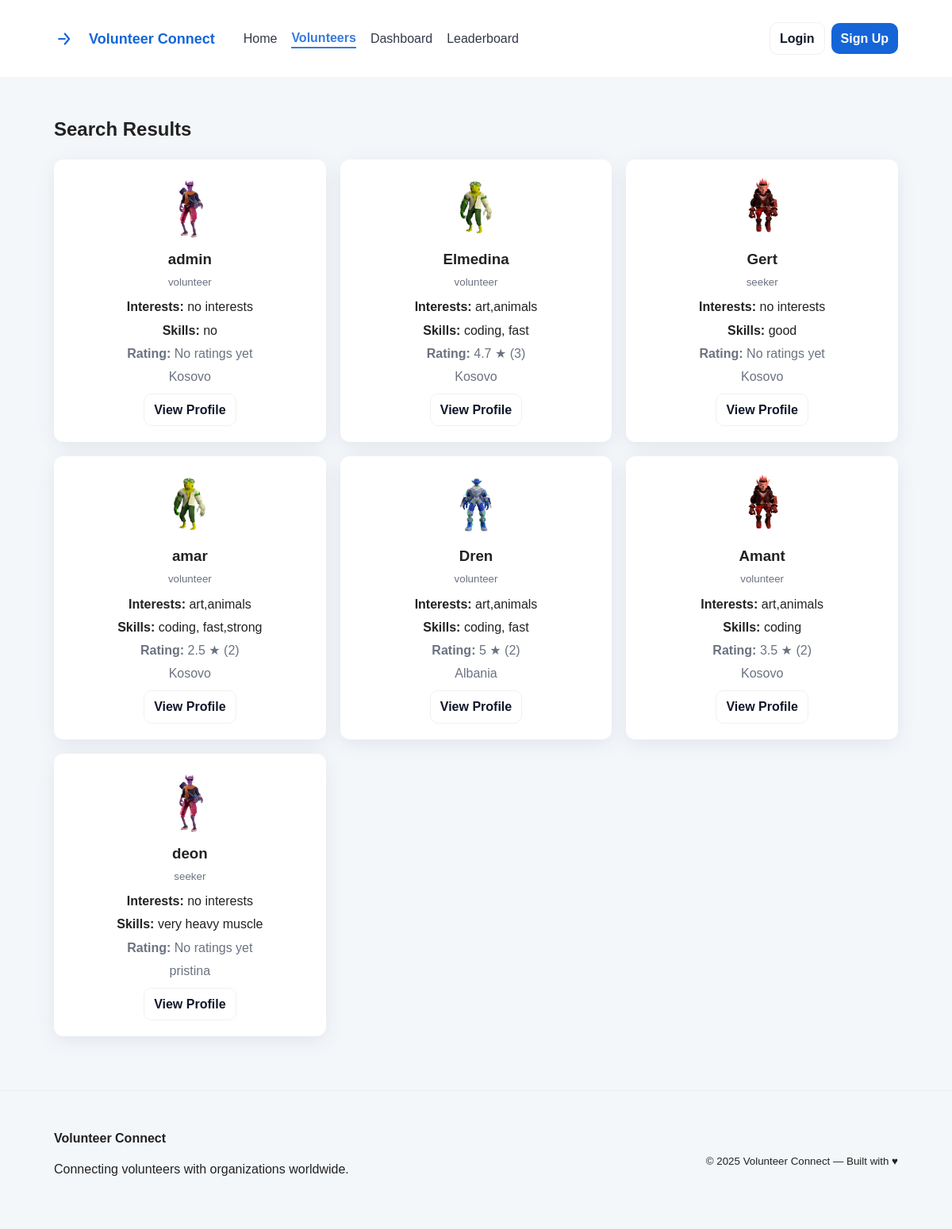
The app's page /public/search.php with its own data.
### tables this page shows
CREATE TABLE `users` (
  `id` int(11) NOT NULL,
  `email` varchar(255) NOT NULL,
  `password` varchar(255) NOT NULL,
  `user_type` enum('volunteer','seeker') NOT NULL,
  `name` varchar(120) DEFAULT NULL,
  `interests` text DEFAULT NULL,
  `skills` text DEFAULT NULL,
  `bio` text DEFAULT NULL,
  `location` varchar(255) DEFAULT NULL,
  `photo` varchar(255) DEFAULT NULL,
  `created_at` timestamp NOT NULL DEFAULT current_timestamp(),
  `is_admin` tinyint(1) DEFAULT 0,
  `availability` varchar(50) DEFAULT NULL
);

### includes/init.php (called while the page is built, shortened)
<?php
function e($str) {
    return htmlspecialchars($str, ENT_QUOTES, 'UTF-8');
}
function is_logged_in() {
    return isset($_SESSION['user_id']);
}
function current_user($pdo) {
    if (!is_logged_in()) return null;
    $stmt = $pdo->prepare('SELECT * FROM users WHERE id = ?');
    $stmt->execute([$_SESSION['user_id']]);
    $user = $stmt->fetch();
    return $user;
}

### public/search.php (the view, shortened to what this page needs)
<?php
require_once __DIR__ . '/../includes/init.php';
require_once __DIR__ . '/../includes/header.php';
$params = [];
$sql = 'SELECT id,name,user_type,interests,skills,location,photo FROM users';
$sql .= ' ORDER BY created_at DESC LIMIT 200';
$stmt = $pdo->prepare($sql);
$stmt->execute($params);
$results = $stmt->fetchAll();
?>
<div class="vc-container">
  <h2 style="margin-bottom:20px;">Search Results</h2>
  <?php if (!$results): ?>
      <p>No results found.</p>
  <?php else: ?>
      <div class="results-grid" style="display:grid;grid-template-columns:repeat(auto-fill,minmax(280px,1fr));gap:18px;">
      <?php foreach ($results as $r):
            $stmt2 = $pdo->prepare('SELECT AVG(rating) as avg_rating, COUNT(*) as total FROM ratings WHERE volunteer_id=?');
            $stmt2->execute([$r['id']]);
            $rating_data = $stmt2->fetch();
            $avg_rating = round($rating_data['avg_rating'],1);
            $total_ratings = $rating_data['total'];
      ?>
          <div class="volunteer-card" style="background:var(--card);border-radius:var(--radius);box-shadow:var(--shadow);padding:20px;display:flex;flex-direction:column;align-items:center;text-align:center;transition:transform 0.2s;">
            <img src="uploads/avatars/<?php echo e($r['photo'] ?? 'avatar1.png'); ?>" alt="avatar" style="width:80px;height:80px;border-radius:50%;margin-bottom:12px;">
            <h3 style="margin:0 0 6px;"><?php echo e($r['name'] ?: 'User #' . e($r['id'])); ?></h3>
            <small style="color:var(--muted);margin-bottom:10px;"><?php echo e($r['user_type']); ?></small>
            <p style="margin:0 0 6px;"><strong>Interests:</strong> <?php echo e($r['interests']); ?></p>
            <p style="margin:0 0 6px;"><strong>Skills:</strong> <?php echo e($r['skills']); ?></p>
            <p style="margin:0 0 6px;color:var(--muted);">
                <strong>Rating:</strong>
                <?php if ($total_ratings > 0): ?>
                    <?php echo $avg_rating; ?> ★ (<?php echo $total_ratings; ?>)
                <?php else: ?>
                    No ratings yet
                <?php endif; ?>
            </p>
            <p style="margin:0 0 10px;color:var(--muted);"><?php echo e($r['location']); ?></p>
            <a href="profile_view.php?id=<?php echo e($r['id']); ?>" class="btn btn-ghost" style="margin-top:auto;">View Profile</a>
          </div>
      <?php endforeach; ?>
      </div>
  <?php endif; ?>
</div>
<?php require_once __DIR__ . '/../includes/footer.php'; ?>

### includes/header.php (shortened to what this page needs)
<?php
require_once __DIR__ . '/init.php';
$user = current_user($pdo);
$current_page = basename($_SERVER['PHP_SELF']);
?>
<!doctype html>
<html lang="en">
<head>
  <link rel="stylesheet" href="css/styles.css">
</head>
<body>
<header class="vc-header">
  <div class="vc-container header-inner">
    <div class="brand">
      <a href="index.php" class="logo">
        <span class="brand-text">Volunteer Connect</span>
      </a>
    </div>
    <nav class="nav">
      <a href="index.php" class="<?php echo $current_page == 'index.php' ? 'active' : ''; ?>">Home</a>
      <a href="search.php" class="<?php echo $current_page == 'search.php' ? 'active' : ''; ?>">Volunteers</a>
      <a href="dashboard.php" class="<?php echo $current_page == 'dashboard.php' ? 'active' : ''; ?>">Dashboard</a>
      <a href="leaderboard.php" class="<?php echo $current_page == 'leaderboard.php' ? 'active' : ''; ?>">Leaderboard</a>
    </nav>
    <div class="auth">
      <?php if ($user): ?>
        <a class="btn btn-ghost" href="profile.php"><?php echo e($user['name'] ?: $user['email']); ?></a>
        <a class="btn btn-primary" href="logout.php">Logout</a>
      <?php else: ?>
        <a class="btn btn-ghost" href="login.php">Login</a>
        <a class="btn btn-primary" href="register.php">Sign Up</a>
      <?php endif; ?>
    </div>
  </div>
</header>
<main>

### includes/footer.php (shortened to what this page needs)
</main>
<footer class="vc-footer">
  <div class="vc-container footer-inner">
    <div class="footer-left">
      <strong>Volunteer Connect</strong>
      <p class="muted">Connecting volunteers with organizations worldwide.</p>
    </div>
    <div class="footer-right">
      <small class="muted">&copy; <?php echo date('Y'); ?> Volunteer Connect — Built with ♥</small>
    </div>
  </div>
</footer>
</body>
</html>

### public/css/styles.css (style rules this page uses)
:root { --bg: #f5f7fb; --card: #ffffff; --muted: #6b7280; --accent: linear-gradient(90deg,#2b8ef7 0%,#5bd17a 100%); --primary: #1565d8; --radius: 12px; --shadow: 0 6px 24px rgba(13, 42, 80, 0.08); --glass: rgba(255,255,255,0.65); }
* { box-sizing:border-box }
html,body { height:100% }
body { margin:0; font-family: "Inter", system-ui, -apple-system, "Segoe UI", Roboto, "Helvetica Neue", Arial; background: var(--bg); color:#0f172a; -webkit-font-smoothing:antialiased; -moz-osx-font-smoothing:grayscale; line-height:1.45; }
.vc-container { max-width:1120px;margin:0 auto;padding:28px }
.vc-header { background:#fff;border-bottom:1px solid rgba(15,23,42,0.04);position:sticky;top:0;z-index:80 }
.header-inner { display:flex;align-items:center;gap:16px }
.brand { display:flex;align-items:center }
.logo { display:flex;align-items:center;gap:10px;text-decoration:none;color:var(--primary);font-weight:700 }
.brand-text { font-size:18px }
.nav { margin-left:20px;display:flex;gap:18px;align-items:center }
.nav a { color:#0f172a;text-decoration:none;font-weight:500;opacity:0.85 }
.auth { margin-left:auto;display:flex;gap:8px;align-items:center }
.btn { display:inline-block;padding:10px 14px;border-radius:10px;text-decoration:none;font-weight:600;cursor:pointer }
.btn-ghost { background:transparent;border:1px solid rgba(15,23,42,0.06);color:#0f172a;padding:8px 12px;border-radius:10px }
.btn-primary { background:var(--primary);color:#fff;border:none;padding:8px 12px;border-radius:10px }
.vc-footer { margin-top:40px;background:transparent;padding:20px;border-top:1px solid rgba(15,23,42,0.04) }
.footer-inner { display:flex;justify-content:space-between;align-items:center }
body { margin: 0; padding: 0; font-family: "Poppins", sans-serif; background: #f4f7fa; color: #222; }

### includes/header.php (style rules this page uses)
.nav a.active { color: #1565D8; font-weight: 600; border-bottom: 2px solid #1565D8; }

### records on screen
users: photo (picture), name "admin", user_type "volunteer", interests "no interests", skills "no", shows "No ratings yet", location "Kosovo"
users: photo (picture), name "Elmedina", user_type "volunteer", interests "art,animals", skills "coding, fast", avg_rating "4.7", total_ratings "3", location "Kosovo"
users: photo (picture), name "Gert", user_type "seeker", interests "no interests", skills "good", shows "No ratings yet", location "Kosovo"
users: photo (picture), name "amar", user_type "volunteer", interests "art,animals", skills "coding, fast,strong", avg_rating "2.5", total_ratings "2", location "Kosovo"
users: photo (picture), name "Dren", user_type "volunteer", interests "art,animals", skills "coding, fast", avg_rating "5", total_ratings "2", location "Albania"
users: photo (picture), name "Amant", user_type "volunteer", interests "art,animals", skills "coding", avg_rating "3.5", total_ratings "2", location "Kosovo"
users: photo (picture), name "deon", user_type "seeker", interests "no interests", skills "very heavy muscle", shows "No ratings yet", location "pristina"
